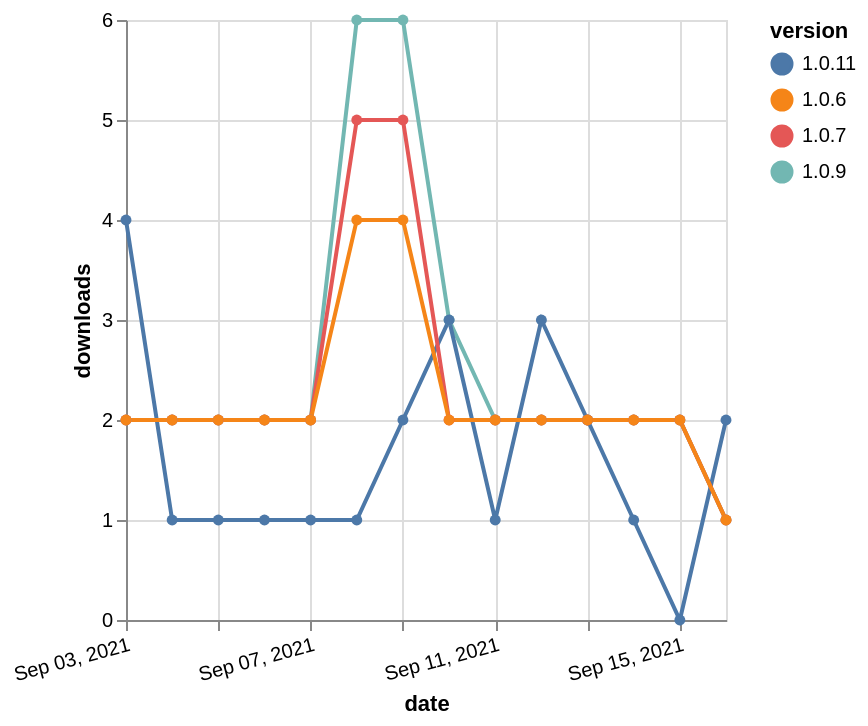

This figure's Vega-Lite source:
### Vega-Lite specification from a JSON file in a GitHub repository (floating-point values rounded to 4 significant figures)
{"$schema": "https://vega.github.io/schema/vega-lite/v5.json", "description": "A simple bar chart with embedded data.", "data": {"values": [{"date": "2021-09-03", "total": 3446, "delta": 2, "version": "1.0.9"}, {"date": "2021-09-04", "total": 3448, "delta": 2, "version": "1.0.9"}, {"date": "2021-09-05", "total": 3450, "delta": 2, "version": "1.0.9"}, {"date": "2021-09-06", "total": 3452, "delta": 2, "version": "1.0.9"}, {"date": "2021-09-07", "total": 3454, "delta": 2, "version": "1.0.9"}, {"date": "2021-09-08", "total": 3460, "delta": 6, "version": "1.0.9"}, {"date": "2021-09-09", "total": 3466, "delta": 6, "version": "1.0.9"}, {"date": "2021-09-10", "total": 3469, "delta": 3, "version": "1.0.9"}, {"date": "2021-09-11", "total": 3471, "delta": 2, "version": "1.0.9"}, {"date": "2021-09-12", "total": 3473, "delta": 2, "version": "1.0.9"}, {"date": "2021-09-13", "total": 3475, "delta": 2, "version": "1.0.9"}, {"date": "2021-09-14", "total": 3477, "delta": 2, "version": "1.0.9"}, {"date": "2021-09-15", "total": 3479, "delta": 2, "version": "1.0.9"}, {"date": "2021-09-16", "total": 3480, "delta": 1, "version": "1.0.9"}, {"date": "2021-09-03", "total": 234, "delta": 4, "version": "1.0.11"}, {"date": "2021-09-04", "total": 235, "delta": 1, "version": "1.0.11"}, {"date": "2021-09-05", "total": 236, "delta": 1, "version": "1.0.11"}, {"date": "2021-09-06", "total": 237, "delta": 1, "version": "1.0.11"}, {"date": "2021-09-07", "total": 238, "delta": 1, "version": "1.0.11"}, {"date": "2021-09-08", "total": 239, "delta": 1, "version": "1.0.11"}, {"date": "2021-09-09", "total": 241, "delta": 2, "version": "1.0.11"}, {"date": "2021-09-10", "total": 244, "delta": 3, "version": "1.0.11"}, {"date": "2021-09-11", "total": 245, "delta": 1, "version": "1.0.11"}, {"date": "2021-09-12", "total": 248, "delta": 3, "version": "1.0.11"}, {"date": "2021-09-13", "total": 250, "delta": 2, "version": "1.0.11"}, {"date": "2021-09-14", "total": 251, "delta": 1, "version": "1.0.11"}, {"date": "2021-09-15", "total": 251, "delta": 0, "version": "1.0.11"}, {"date": "2021-09-16", "total": 253, "delta": 2, "version": "1.0.11"}, {"date": "2021-09-03", "total": 3618, "delta": 2, "version": "1.0.7"}, {"date": "2021-09-04", "total": 3620, "delta": 2, "version": "1.0.7"}, {"date": "2021-09-05", "total": 3622, "delta": 2, "version": "1.0.7"}, {"date": "2021-09-06", "total": 3624, "delta": 2, "version": "1.0.7"}, {"date": "2021-09-07", "total": 3626, "delta": 2, "version": "1.0.7"}, {"date": "2021-09-08", "total": 3631, "delta": 5, "version": "1.0.7"}, {"date": "2021-09-09", "total": 3636, "delta": 5, "version": "1.0.7"}, {"date": "2021-09-10", "total": 3638, "delta": 2, "version": "1.0.7"}, {"date": "2021-09-11", "total": 3640, "delta": 2, "version": "1.0.7"}, {"date": "2021-09-12", "total": 3642, "delta": 2, "version": "1.0.7"}, {"date": "2021-09-13", "total": 3644, "delta": 2, "version": "1.0.7"}, {"date": "2021-09-14", "total": 3646, "delta": 2, "version": "1.0.7"}, {"date": "2021-09-15", "total": 3648, "delta": 2, "version": "1.0.7"}, {"date": "2021-09-16", "total": 3649, "delta": 1, "version": "1.0.7"}, {"date": "2021-09-03", "total": 3445, "delta": 2, "version": "1.0.6"}, {"date": "2021-09-04", "total": 3447, "delta": 2, "version": "1.0.6"}, {"date": "2021-09-05", "total": 3449, "delta": 2, "version": "1.0.6"}, {"date": "2021-09-06", "total": 3451, "delta": 2, "version": "1.0.6"}, {"date": "2021-09-07", "total": 3453, "delta": 2, "version": "1.0.6"}, {"date": "2021-09-08", "total": 3457, "delta": 4, "version": "1.0.6"}, {"date": "2021-09-09", "total": 3461, "delta": 4, "version": "1.0.6"}, {"date": "2021-09-10", "total": 3463, "delta": 2, "version": "1.0.6"}, {"date": "2021-09-11", "total": 3465, "delta": 2, "version": "1.0.6"}, {"date": "2021-09-12", "total": 3467, "delta": 2, "version": "1.0.6"}, {"date": "2021-09-13", "total": 3469, "delta": 2, "version": "1.0.6"}, {"date": "2021-09-14", "total": 3471, "delta": 2, "version": "1.0.6"}, {"date": "2021-09-15", "total": 3473, "delta": 2, "version": "1.0.6"}, {"date": "2021-09-16", "total": 3474, "delta": 1, "version": "1.0.6"}]}, "width": "container", "mark": {"type": "line", "point": {"filled": true}}, "encoding": {"x": {"field": "date", "type": "temporal", "timeUnit": "yearmonthdate", "title": "date", "axis": {"labelAngle": -15}}, "y": {"field": "delta", "type": "quantitative", "title": "downloads"}, "color": {"field": "version", "type": "nominal"}, "tooltip": {"field": "delta"}}}
